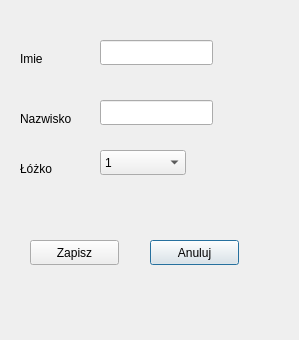
<?xml version="1.0" encoding="UTF-8"?>
<ui version="4.0">
 <class>DodajPacjenta</class>
 <widget class="QDialog" name="DodajPacjenta">
  <property name="geometry">
   <rect>
    <x>0</x>
    <y>0</y>
    <width>299</width>
    <height>340</height>
   </rect>
  </property>
  <property name="windowTitle">
   <string>Dialog</string>
  </property>
  <widget class="QPushButton" name="pushButton">
   <property name="geometry">
    <rect>
     <x>150</x>
     <y>240</y>
     <width>89</width>
     <height>25</height>
    </rect>
   </property>
   <property name="text">
    <string>Anuluj</string>
   </property>
  </widget>
  <widget class="QLabel" name="label">
   <property name="geometry">
    <rect>
     <x>20</x>
     <y>50</y>
     <width>67</width>
     <height>17</height>
    </rect>
   </property>
   <property name="text">
    <string>Imie</string>
   </property>
  </widget>
  <widget class="QLabel" name="label_2">
   <property name="geometry">
    <rect>
     <x>20</x>
     <y>110</y>
     <width>67</width>
     <height>17</height>
    </rect>
   </property>
   <property name="text">
    <string>Nazwisko</string>
   </property>
  </widget>
  <widget class="QPushButton" name="pushButton_2">
   <property name="geometry">
    <rect>
     <x>30</x>
     <y>240</y>
     <width>89</width>
     <height>25</height>
    </rect>
   </property>
   <property name="text">
    <string>Zapisz</string>
   </property>
  </widget>
  <widget class="QLineEdit" name="lineEdit">
   <property name="geometry">
    <rect>
     <x>100</x>
     <y>40</y>
     <width>113</width>
     <height>25</height>
    </rect>
   </property>
  </widget>
  <widget class="QLineEdit" name="lineEdit_2">
   <property name="geometry">
    <rect>
     <x>100</x>
     <y>100</y>
     <width>113</width>
     <height>25</height>
    </rect>
   </property>
  </widget>
  <widget class="QLabel" name="label_3">
   <property name="geometry">
    <rect>
     <x>20</x>
     <y>160</y>
     <width>67</width>
     <height>17</height>
    </rect>
   </property>
   <property name="text">
    <string>Łóżko</string>
   </property>
  </widget>
  <widget class="QComboBox" name="comboBox">
   <property name="geometry">
    <rect>
     <x>100</x>
     <y>150</y>
     <width>86</width>
     <height>25</height>
    </rect>
   </property>
   <item>
    <property name="text">
     <string>1</string>
    </property>
   </item>
   <item>
    <property name="text">
     <string>2</string>
    </property>
   </item>
   <item>
    <property name="text">
     <string>3</string>
    </property>
   </item>
   <item>
    <property name="text">
     <string>4</string>
    </property>
   </item>
  </widget>
 </widget>
 <resources/>
 <connections/>
</ui>
